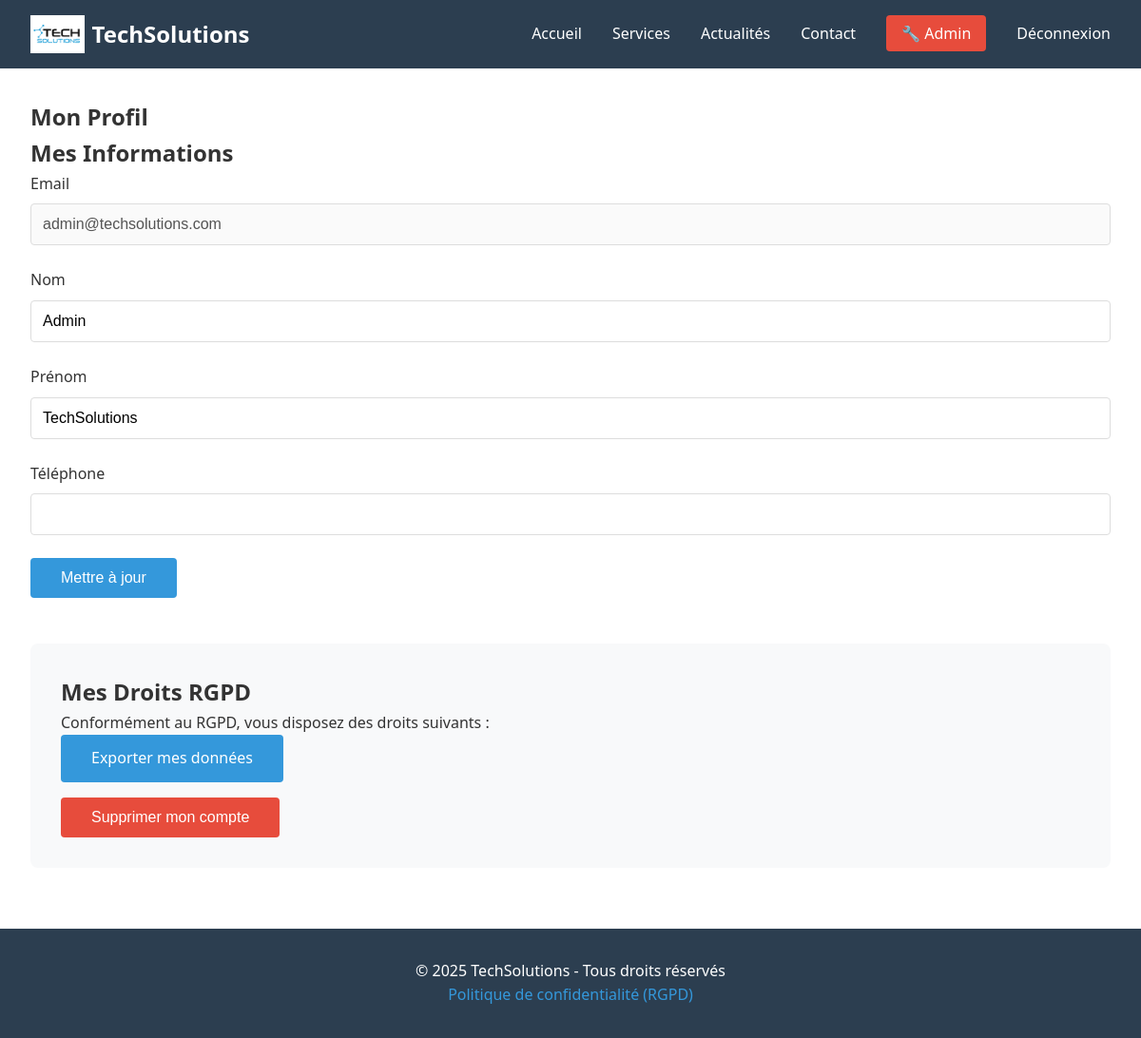
/client/profile.php (signed in), run on the app's committed database.
### tables this page shows
CREATE TABLE `users` (
  `id` int(11) NOT NULL AUTO_INCREMENT,
  `email` varchar(255) NOT NULL,
  `password` varchar(255) NOT NULL,
  `nom` varchar(100) NOT NULL,
  `prenom` varchar(100) NOT NULL,
  `telephone` varchar(20) DEFAULT NULL,
  `role` enum('admin','client') DEFAULT 'client',
  `consent_date` datetime DEFAULT NULL,
  `created_at` timestamp NOT NULL DEFAULT current_timestamp(),
  `updated_at` timestamp NOT NULL DEFAULT current_timestamp() ON UPDATE current_timestamp(),
  PRIMARY KEY (`id`),
  UNIQUE KEY `email` (`email`)
);

### client/profile.php (the view, shortened to what this page needs)
<?php
require_once '../includes/auth.php';
$stmt = $pdo->prepare("SELECT * FROM users WHERE id = ?");
$stmt->execute([$_SESSION['user_id']]);
$user = $stmt->fetch();
?>
<?php include '../includes/header.php'; ?>
<section class="client-profile">
    <h1>Mon Profil</h1>
    <div class="profile-form">
        <h2>Mes Informations</h2>
        <form method="POST">
            <div class="form-group">
                <label for="email">Email</label>
                <input type="email" id="email" value="<?= htmlspecialchars($user['email']) ?>" disabled>
            </div>
            <div class="form-group">
                <label for="nom">Nom</label>
                <input type="text" id="nom" name="nom" value="<?= htmlspecialchars($user['nom']) ?>" required>
            </div>
            <div class="form-group">
                <label for="prenom">Prénom</label>
                <input type="text" id="prenom" name="prenom" value="<?= htmlspecialchars($user['prenom']) ?>" required>
            </div>
            <div class="form-group">
                <label for="telephone">Téléphone</label>
                <input type="tel" id="telephone" name="telephone" value="<?= htmlspecialchars($user['telephone'] ?? '') ?>">
            </div>
            <button type="submit" name="update">Mettre à jour</button>
        </form>
    </div>
    <div class="gdpr-actions">
        <h2>Mes Droits RGPD</h2>
        <p>Conformément au RGPD, vous disposez des droits suivants :</p>
        <a href="?export=1" class="btn-export">Exporter mes données</a>
        <form method="POST" onsubmit="return confirm('Êtes-vous sûr de vouloir supprimer votre compte ? Cette action est irréversible.')">
            <button type="submit" name="delete_account" class="btn-delete">Supprimer mon compte</button>
        </form>
    </div>
</section>
<?php include '../includes/footer.php'; ?>

### assets/css/style.css (style rules this page uses)
* { margin: 0; padding: 0; box-sizing: border-box; }
body { font-family: 'Segoe UI', Tahoma, Geneva, Verdana, sans-serif; line-height: 1.6; color: #333; }
section { max-width: 1200px; margin: 2rem auto; padding: 0 2rem; }
.form-group { margin-bottom: 1.5rem; }
label { display: block; margin-bottom: 0.5rem; font-weight: 500; }
input[type="text"], input[type="email"], input[type="password"], input[type="tel"], textarea { width: 100%; padding: 0.75rem; border: 1px solid #ddd; border-radius: 4px; font-size: 1rem; }
button, .btn-export, .btn-delete { padding: 0.75rem 2rem; background: #3498db; color: white; border: none; border-radius: 4px; cursor: pointer; font-size: 1rem; text-decoration: none; display: inline-block; transition: background 0.3s; }
.btn-delete { background: #e74c3c; margin-top: 1rem; }
.gdpr-actions { margin-top: 3rem; padding: 2rem; background: #f8f9fa; border-radius: 8px; }

### data on the page
users: email "admin@techsolutions.com", nom "Admin", prenom "TechSolutions"
